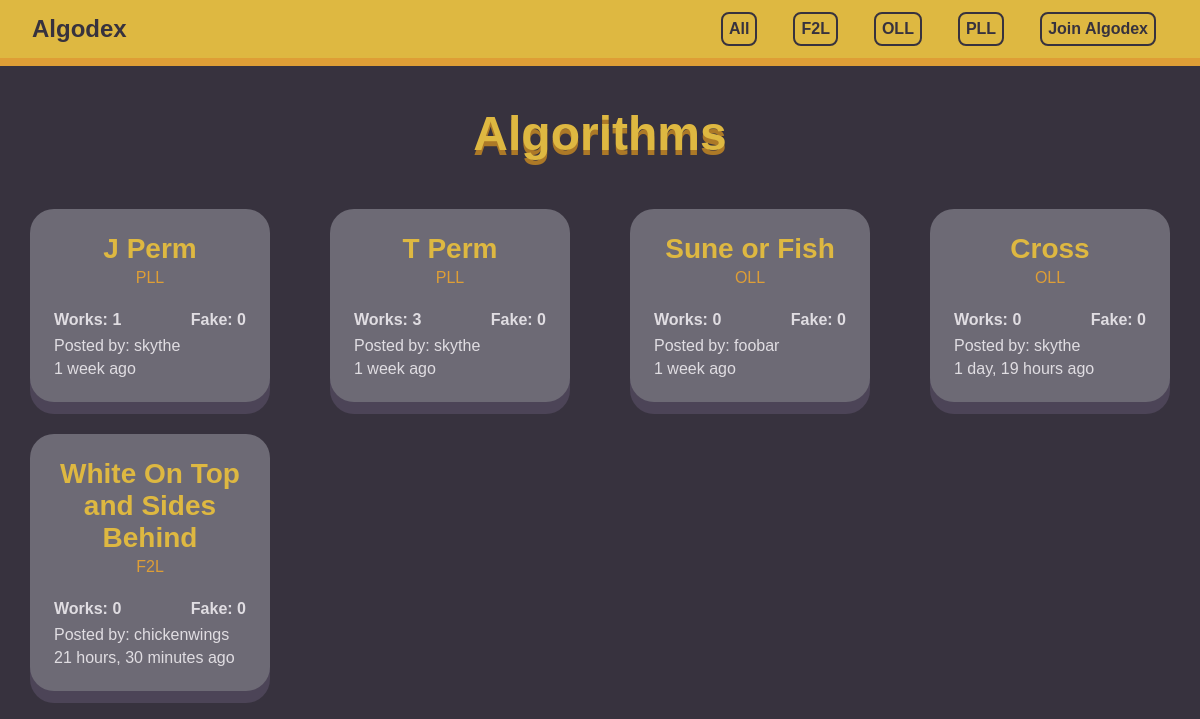
The page / on the database its author committed.
### main/models.py (models this page shows, shortened)
class Algorithm(models.Model):
    name = models.CharField(max_length=100)
    category = models.CharField(max_length=3, choices=CATEGORY)
    moves = models.CharField(max_length=255)
    description = models.TextField(default="")
    creator = models.ForeignKey(User, on_delete=models.CASCADE)
    created_at = models.DateTimeField(auto_now_add=True)
    yes_count = models.IntegerField(default=0)
    no_count = models.IntegerField(default=0)
    voters = models.ManyToManyField(User, related_name="voters", blank=True)

### main/views.py (the view)
# urls.py: 2. Add a URL to urlpatterns:  path('', views.home, name='home')
def home(request):
    if request.GET.get("category"):
        category = request.GET.get("category")
        algorithms = models.Algorithm.objects.filter(category=category)
    else:
        algorithms = models.Algorithm.objects.all()
    return render(request, 'home.html', {
        'algorithms': algorithms,
    })

### main/templates/home.html (shortened to what this page needs)
{% extends 'layout.html' %}
{% load static %}
{% block css %} <link rel="stylesheet" href="{% static 'styles/home.css' %}"> {% endblock %}
{% block body %}
    {% if request.user.is_authenticated %}
        <div class="navbar">
            <a href="{% url 'home' %}" class="navbar-logo">Algodex</a>
            <a href="javascript:void(0);" class="navbar-icon" onclick="showNavbar()">
                <i class="fa fa-bars">☰</i>
            </a>
            <div class="navbar-items">
                <p class="navbar-greet">Hello, {{ request.user.username|title }}</p>
                <a class="category-name navbar-item" href="/">All</a>
                <a class="category-name navbar-item" href="?category=F2L">F2L</a>
                <a class="category-name navbar-item" href="?category=OLL">OLL</a>
                <a class="category-name navbar-item" href="?category=PLL">PLL</a>
                <a class="navbar-item" href="{% url 'create' %}">Post new algorithm</a>
                <a href="{% url 'profile' request.user.id %}" class="navbar-item">Profile</a>
                <a class="navbar-item" href="{% url 'logout' %}">Logout</a>
            </div>
        </div>
    {% else %}
        <div class="navbar">
            <p class="navbar-logo">Algodex</p>
            <div class="navbar-items">
                <a class="category-name navbar-item" href="/">All</a>
                <a class="category-name navbar-item" href="?category=F2L">F2L</a>
                <a class="category-name navbar-item" href="?category=OLL">OLL</a>
                <a class="category-name navbar-item" href="?category=PLL">PLL</a>
                <a class="navbar-item" href="{% url 'login' %}">Join Algodex</a>
            </div>
        </div>
    {% endif %}
    <h1 class="home-title">Algorithms</h1>
    {% if algorithms %}
        <div class="algorithms-container">
            {% for algorithm in algorithms %}
                <div class="algorithm">
                    <a href="{% url 'page' algorithm.id %}">
                        <h2 class="algorithm-name">{{ algorithm.name }}</h2>
                        <p class="algorithm-category">{{ algorithm.category }}</p>
                        <div class="algorithm-votes">
                            <p class="algorithm-yes">Works: {{ algorithm.yes_count }}</p>
                            <p class="algorithm-no">Fake: {{ algorithm.no_count }}</p>
                        </div>
                        <p class="algorithm-timestamp">Posted by: {{ algorithm.creator }}</p>
                        <p class="algorithm-timestamp">{{ algorithm.created_at|timesince }} ago</p>
                    </a>
                </div>
            {% endfor %}
        </div>
    {% endif %}
{% endblock %}

### main/static/styles/home.css (style rules this page uses)
:root { --background: #37323E; --primary: #DEB841; --secondary: #DE9E36; --text: #e0dde2; --middle: #6D6A75; }
* { margin: 0; padding: 0; font-family: Arial, Helvetica, sans-serif; text-decoration: none; }
body { background-color: var(--background); color: var(--text); }
.navbar { display: flex; justify-content: space-between; padding: 12px 32px; background-color: var(--primary); align-items: center; box-shadow: 0px 8px var(--secondary); margin-bottom: 24px; position: relative; }
.navbar-items { display: flex; justify-content: space-between; align-items: center; gap: 12px; }
.navbar-item { margin: 0 12px; }
.navbar-logo { font-weight: bold; font-size: 24px; color: var(--background); text-decoration: none; }
.navbar-item { font-size: 16px; text-decoration: none; color: var(--background); font-weight: 600; padding: 6px; border: solid var(--background) 2px; border-radius: 8px; }
.home-title { color: var(--primary); margin-top: 3rem; text-align: center; font-size: 48px; text-shadow: 0px 5px 0px #ac7927; }
.algorithms-container { display: grid; grid-template-columns: 15rem 15rem 15rem 15rem; justify-content: space-around; margin-top: 32px; }
.algorithm { background-color: var(--middle); padding: 24px; border-radius: 24px; box-shadow: 0px 12px #4c4457; margin: 16px 0px; }
.algorithm-name { color: var(--primary); text-align: center; margin-bottom: 4px; font-size: 28px; }
.algorithm-category { color: var(--secondary); margin-bottom: 24px; text-align: center; }
.algorithm-votes { color: var(--text); display: flex; justify-content: space-between; margin-bottom: 8px; font-weight: bold; }
.algorithm-timestamp { color: var(--text); margin-top: 5px; }

### rows shown on the page
Algorithm: name "J Perm", category "PLL", yes_count "1", no_count "0", creator "skythe", created_at "1 week"
Algorithm: name "T Perm", category "PLL", yes_count "3", no_count "0", creator "skythe", created_at "1 week"
Algorithm: name "Sune or Fish", category "OLL", yes_count "0", no_count "0", creator "foobar", created_at "1 week"
Algorithm: name "Cross", category "OLL", yes_count "0", no_count "0", creator "skythe", created_at "1 day, 19 hours"
Algorithm: name "White On Top and Sides Behind", category "F2L", yes_count "0", no_count "0", creator "chickenwings", created_at "21 hours, 30 minutes"
